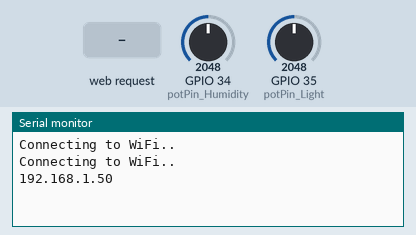
Recording of a sketch running on a simulated ESP32. Parts: the last lines printed to the serial monitor. Inputs (shaded band) come from the test bench; at power-on: GPIO 34 (potPin_Humidity) = 2048, GPIO 35 (potPin_Light) = 2048. WiFi joins after 1.5 s; servers stay silent unless stated; storage starts empty.

Above: at 3.2 s.
3.3 s: HTTP request GET /temperature received
At 3.8 s:
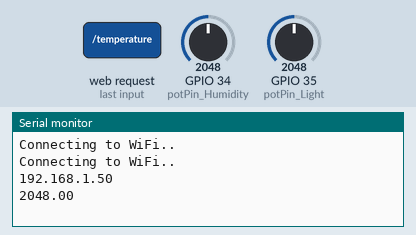
4.8 s: HTTP request GET /humidity received
At 6.2 s:
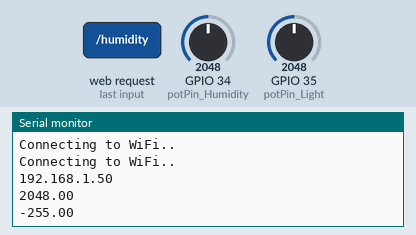

Measured:
- after the input at 3.3 s, the serial monitor: prints a new line at once (image 1)
- after the input at 4.8 s, the serial monitor: prints a new line at once (image 2)

The sketch:

Progetto_Serra.ino
```cpp
// (licence header left out)
  #include <WiFi.h>
  #include <ESPAsyncWebServer.h>
  #include <LittleFS.h>
  #include <Wire.h>

/*PINOUT:
G34= umidità sensor
G35= luminosità


*/
// ANALOG READ/////////////////////
const int potPin_Humidity = 34;
const int potPin_Light = 35;

// variable for storing the sensor value
int potValue_H = 0;
int potValue_L = 0;
int outputValue = 0;
///////////////////////////////////
// Replace with your network credentials
const char* ssid = "TP-Link_FA0A";
const char* password = "avantisavoia";
// Create AsyncWebServer object on port 80
AsyncWebServer server(80);
//Umidità
String readHumidity() {
  float h = analogRead(potPin_Humidity);
  float outputValue = map(h, 0, 1023, 255, 0); // map the 10-bit data to 8-bit data
  if (isnan(outputValue)) {
    Serial.println("Failed to read from Humidity sensor!");
    return "";
  }
  else {
    Serial.println(outputValue);
    return String(outputValue);
  }
}

//Luce/////////////////////////////
String readLight() {
  float l = analogRead(potPin_Light);
  if (isnan(l)) {
    Serial.println("Failed to read from Light sensor!");
    return "";
  }
  else {
    Serial.println(l);
    return String(l);
  }
}
/////////////////////////////////////
void setup(){
  // Serial port for debugging purposes
  Serial.begin(115200);

  bool status;
  // Initialize LittleFS
  if(!LittleFS.begin()){
    Serial.println("An Error has occurred while mounting LittleFS");
        return;
  }

  // Connect to Wi-Fi
  WiFi.begin(ssid, password);
  while (WiFi.status() != WL_CONNECTED) {
    delay(1000);
    Serial.println("Connecting to WiFi..");
  }

  // Print ESP32 Local IP Address
  Serial.println(WiFi.localIP());

  // Route for root / web page
  server.on("/", HTTP_GET, [](AsyncWebServerRequest *request){
    request->send(LittleFS, "/index.html");
  });
  server.on("/temperature", HTTP_GET, [](AsyncWebServerRequest *request){
    request->send_P(200, "text/plain", readLight().c_str());
  });
  server.on("/humidity", HTTP_GET, [](AsyncWebServerRequest *request){
    request->send_P(200, "text/plain", readHumidity().c_str());
  });
  server.on("/pressure", HTTP_GET, [](AsyncWebServerRequest *request){
    request->send_P(200, "text/plain", readHumidity().c_str());
  });

  // Start server
  server.begin();
}

void loop(){
  // Reading sensor value//////////////////
  potValue_H = analogRead(potPin_Humidity);
  potValue_L = analogRead(potPin_Light);
  //Serial.println(potValue);
  delay(100);
  /////////////////////////////////////////
}
```
